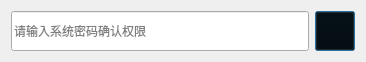
<?xml version="1.0" encoding="UTF-8"?>
<ui version="4.0">
 <class>CheckPasswordDlg</class>
 <widget class="QDialog" name="CheckPasswordDlg">
  <property name="geometry">
   <rect>
    <x>0</x>
    <y>0</y>
    <width>366</width>
    <height>58</height>
   </rect>
  </property>
  <property name="windowTitle">
   <string>Dialog</string>
  </property>
  <property name="modal">
   <bool>false</bool>
  </property>
  <layout class="QHBoxLayout" name="horizontalLayout">
   <item>
    <widget class="QLineEdit" name="lineEdit">
     <property name="minimumSize">
      <size>
       <width>0</width>
       <height>40</height>
      </size>
     </property>
     <property name="placeholderText">
      <string>请输入系统密码确认权限</string>
     </property>
    </widget>
   </item>
   <item>
    <widget class="QPushButton" name="pushButton">
     <property name="minimumSize">
      <size>
       <width>40</width>
       <height>40</height>
      </size>
     </property>
     <property name="styleSheet">
      <string notr="true">background-color: transparent;</string>
     </property>
     <property name="text">
      <string/>
     </property>
     <property name="icon">
      <iconset resource="../../images.qrc">
       <normaloff>:/new/prefix1/image/confirm.png</normaloff>:/new/prefix1/image/confirm.png</iconset>
     </property>
     <property name="iconSize">
      <size>
       <width>45</width>
       <height>45</height>
      </size>
     </property>
    </widget>
   </item>
  </layout>
 </widget>
 <resources>
  <include location="../../images.qrc"/>
 </resources>
 <connections/>
</ui>
